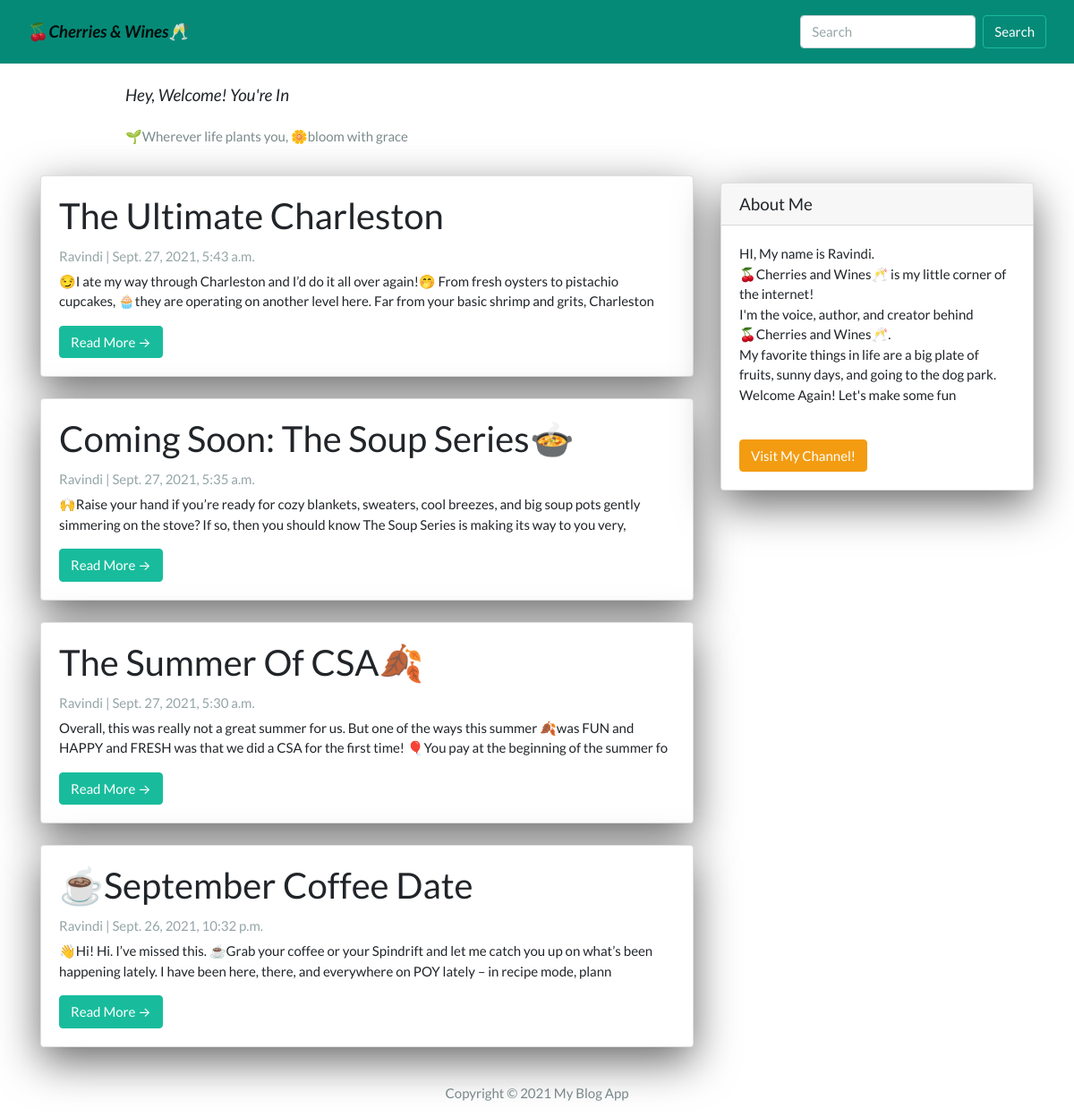
Before: / with the older database file.
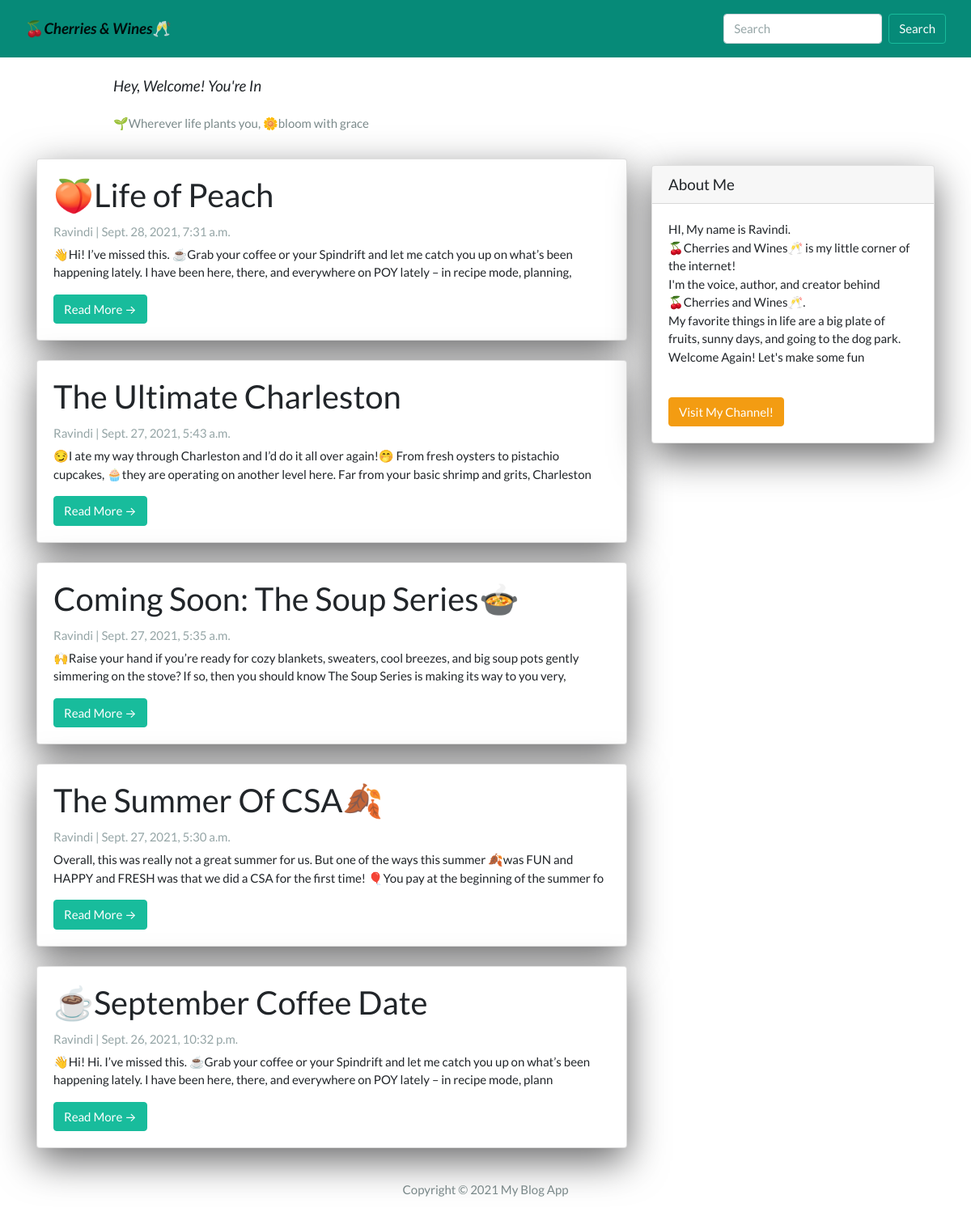
After: the same page with the newer database file.
### App/models.py (models this page shows, shortened)
class Post(models.Model):
  title =  models.CharField(max_length=200, unique=True)
  slug =   models.SlugField(max_length=200, unique=True)
  author = models.ForeignKey(User, on_delete=models.CASCADE, related_name='blog_posts')
  created_on = models.DateTimeField(auto_now_add=True)
  updated_on = models.DateTimeField(auto_now=True)
  content = models.TextField()
  status = models.IntegerField(choices=STATUS, default=0)
  class Meta:
    ordering = ['-created_on']

### App/views.py (the view)
# urls.py: path('', views.PostList.as_view(), name="home"),
class PostList(generic.ListView):
  queryset = Post.objects.filter(status=1).order_by('-created_on')
  template_name = 'index.html'

### App/templates/index.html (shortened to what this page needs)
{% extends "base.html" %}
{% block content %}
<header class="masthead">
  <div class="container">
    <div class="row">
      <div class=" col-md-8 col-md-10 mx-auto">
        <div class="site-heading">
          <h5 class=" site-heading my-4 mt-3 text-black"> <i>Hey, Welcome! You're In</i></h5>
          <p class="text-dark">🌱Wherever life plants you, 🌼bloom with grace</p>
        </div>
      </div>
    </div>
  </div>
</header>
<div class="container">
  <div class="row">
    <div class="col-md-8 mt-3 left">
      {% for post in post_list %}
      <div class="card mb-4">
        <div class="card-body">
          <h2 class="card-title">{{ post.title }}</h2>
          <p class="card-text text-muted h6">{{ post.author }} | {{ post.created_on}} </p>
          <p class="card-text">{{post.content|slice:":200"}}</p>
          <a href="{% url 'post_detail' post.slug  %}" class="btn btn-success">Read More &rarr;</a>
        </div>
      </div>
      {% endfor %}
    </div>
    {% block sidebar %}
    {% include 'sidebar.html' %}
    {% endblock sidebar %}
  </div>
</div>
{%endblock%}

Changed rows visible on the page:
added Post: title "🍑Life of Peach", author "Ravindi", created_on "Sept. 28, 2021, 7:31 a.m.", content "👋Hi! I’ve missed this. ☕Grab your coffee or your Spindrift and let me catch you up on what’s been happening lately. I have been here, there, and everywhere on POY lately – in recipe mode, planning,"
